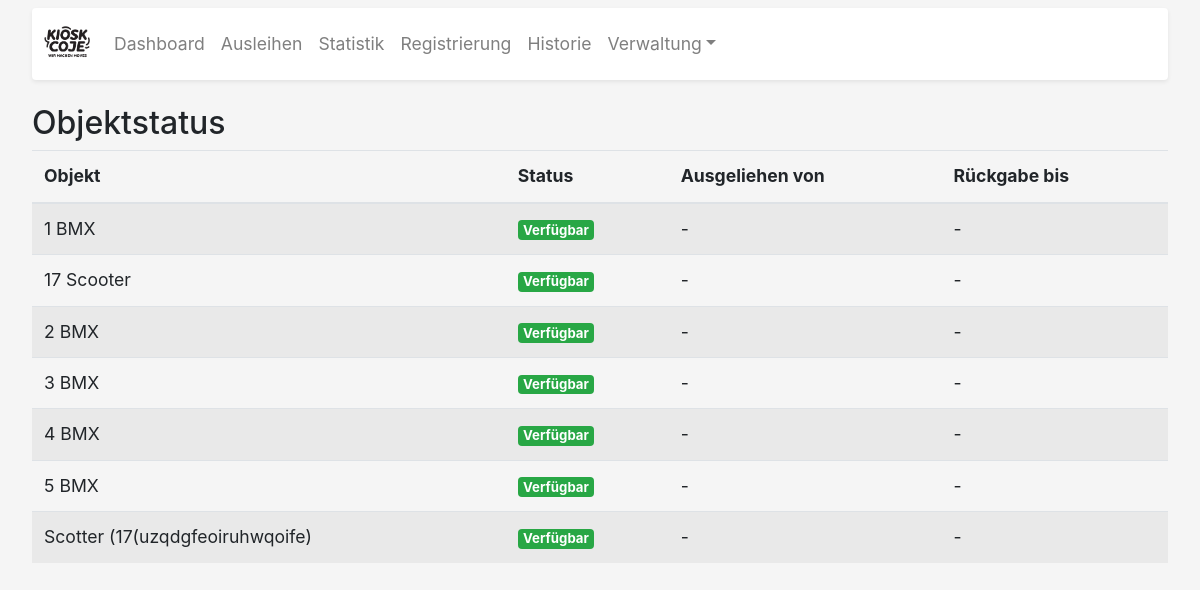
Screenshot of /objekt_status with the database file from the repository.
### app.py (models this page shows)
class Objekt(db.Model):
    id = db.Column(db.Integer, primary_key=True)
    name = db.Column(db.String(100), unique=True, nullable=False)
    beschreibung = db.Column(db.String(200))
    category = db.Column(db.String(50), nullable=False, default='Sonstiges')

### app.py (the view)
@app.route('/objekt_status')
def objekt_status():
    objekte = Objekt.query.order_by(Objekt.name).all()
    for obj in objekte:
        active_loan = Verleihung.query.filter_by(objekt_id=obj.id, status='Ausgeliehen').first()
        if active_loan:
            obj.status = "Ausgeliehen"
            obj.current_loan = active_loan
        else:
            obj.status = "Verfügbar"
            obj.current_loan = None
    return render_template('objekt_status.html', objekte=objekte)

### app.py (called while the page is built)
@app.context_processor
def inject_now():
    return {'now': lambda: datetime.now(BERLIN)}

### templates/objekt_status.html
{% extends "base.html" %}
{% block content %}
<div class="mt-4">
    <h2>Objektstatus</h2>
    <table class="table table-striped">
        <thead>
            <tr>
                <th>Objekt</th>
                <th>Status</th>
                <th>Ausgeliehen von</th>
                <th>Rückgabe bis</th>
            </tr>
        </thead>
        <tbody>
            {% for obj in objekte %}
            <tr>
                <td>{{ obj.name }}</td>
                <td>
                    {% if obj.status == 'Verfügbar' %}
                        <span class="badge badge-success">Verfügbar</span>
                    {% else %}
                        <span class="badge badge-danger">Ausgeliehen</span>
                    {% endif %}
                </td>
                <td>
                    {% if obj.current_loan %}
                        {{ obj.current_loan.ausleiher.name }}
                    {% else %}
                        -
                    {% endif %}
                </td>
                <td>
                    {% if obj.current_loan %}
                        <span class="time-display">{{ obj.current_loan.end_time.strftime("%H:%M") }}</span>
                        <div class="date-display">{{ obj.current_loan.end_time.strftime("%d.%m.%Y") }}</div>
                    {% else %}
                        -
                    {% endif %}
                </td>
            </tr>
            {% endfor %}
        </tbody>
    </table>
</div>
{% endblock %}

### templates/base.html (style rules this page uses)
body { font-size: 1.1rem; background-color: #f5f5f5; }

### rows the page displays
Objekt: name "1 BMX"
Objekt: name "17 Scooter"
Objekt: name "2 BMX"
Objekt: name "3 BMX"
Objekt: name "4 BMX"
Objekt: name "5 BMX"
Objekt: name "Scotter (17(uzqdgfeoiruhwqoife)"
